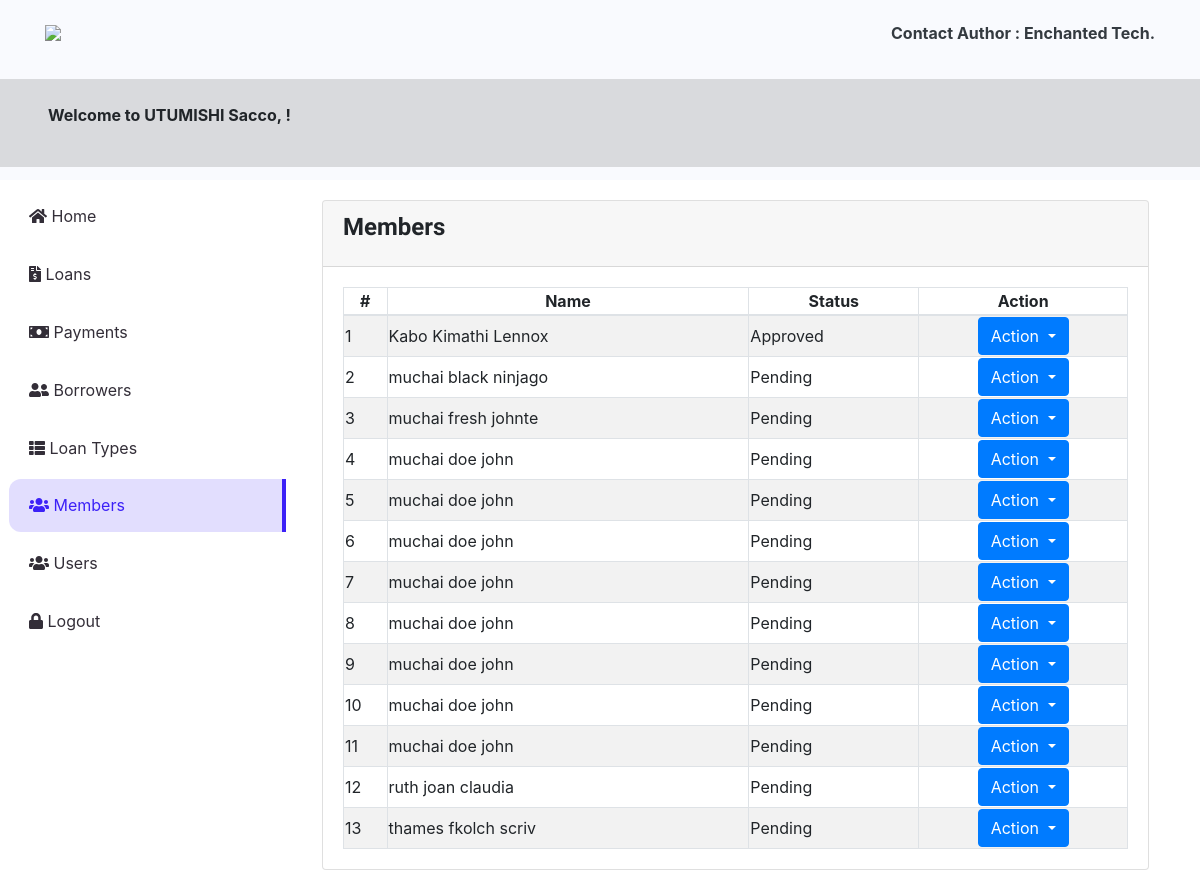
The page /index.php?page=members (signed in) on the database its author committed.
### tables this page shows
CREATE TABLE `members` (
  `id` int(30) NOT NULL,
  `firstname` varchar(100) NOT NULL,
  `middlename` varchar(100) NOT NULL,
  `lastname` varchar(100) NOT NULL,
  `contact_no` varchar(30) NOT NULL,
  `address` text NOT NULL,
  `email` varchar(50) NOT NULL,
  `password` varchar(250) DEFAULT NULL,
  `tax_id` varchar(50) NOT NULL,
  `status` tinyint(1) NOT NULL DEFAULT 0 COMMENT '0=pending, 1=approved',
  `id_front_path` varchar(255) NOT NULL,
  `id_back_path` varchar(255) NOT NULL,
  `profile_pic_path` varchar(255) NOT NULL
);

### members.php (the view, shortened to what this page needs)
<?php include './db_connect.php'; ?>
<!DOCTYPE html>
<html lang="en">
<head>
    <link href="https://stackpath.bootstrapcdn.com/bootstrap/4.5.2/css/bootstrap.min.css" rel="stylesheet">
</head>
<body>
    <div class="container-fluid">
        <div class="col-lg-12">
            <div class="card">
                <div class="card-header">
                    <h4 class="card-title"><strong>Members</strong></h4>
                </div>
                <div class="card-body">
                    <table class="table-striped table-bordered col-md-12">
                        <thead>
                            <tr>
                                <th class="text-center">#</th>
                                <th class="text-center">Name</th>
                                <th class="text-center">Status</th>
                                <th class="text-center">Action</th>
                            </tr>
                        </thead>
                        <tbody>
                            <?php
                            $members = $conn->query("SELECT *, CONCAT(lastname, ' ', middlename, ' ', firstname) AS full_name FROM members ORDER BY lastname ASC");
                            $i = 1;
                            while ($row = $members->fetch_assoc()) :
                            ?>
                                <tr>
                                    <td><?php echo $i++ ?></td>
                                    <td><?php echo $row['full_name'] ?></td>
                                    <td>
                                        <?php
                                        if ($row['status'] == 0) {
                                            echo 'Pending';
                                        } elseif ($row['status'] == 1) {
                                            echo 'Approved';
                                        } else {
                                            echo 'Unknown';
                                        }
                                        ?>
                                    </td>
                                    <td>
                                        <center>
                                            <div class="btn-group">
                                                <button type="button" class="btn btn-primary dropdown-toggle" data-toggle="dropdown" aria-haspopup="true" aria-expanded="false">
                                                    Action
                                                </button>
                                            </div>
                                        </center>
                                    </td>
                                </tr>
                            <?php endwhile; ?>
                        </tbody>
                    </table>
                </div>
            </div>
        </div>
    </div>
</body>
</html>

### assets/css/style.css (style rules this page uses)
body { font-family: "Poppins", sans-serif; color: #444444; width: 100%; height: calc(100%); font-size: .813rem; background-color: #f9fafe; }
h1, h2, h3, h4, h5, h6 { font-family: "Raleway", sans-serif; }
.btn-primary { color: #fff; background-color: #3c21f7; border-color: #3c21f7; }
.table-bordered td, .table-bordered th { white-space: nowrap; }

### index.php (style rules this page uses)
body { background: #80808045; }

### rows shown on the page
members: full_name "Kabo Kimathi Lennox", status "Approved"
members: full_name "muchai black ninjago", status "Pending"
members: full_name "muchai fresh johnte", status "Pending"
members: full_name "muchai doe john", status "Pending"
members: full_name "muchai doe john", status "Pending"
members: full_name "muchai doe john", status "Pending"
members: full_name "muchai doe john", status "Pending"
members: full_name "muchai doe john", status "Pending"
members: full_name "muchai doe john", status "Pending"
members: full_name "muchai doe john", status "Pending"
members: full_name "muchai doe john", status "Pending"
members: full_name "ruth joan claudia", status "Pending"
members: full_name "thames fkolch scriv", status "Pending"
